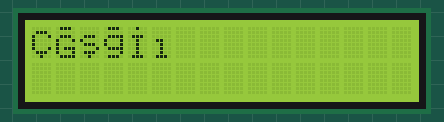
Bench run of a sketch on a simulated Arduino Uno, built with avr-gcc and run on an emulated ATmega328P. Shown: 16×2 character LCD.

Above: at 0.2 s.
At 4.2 s:
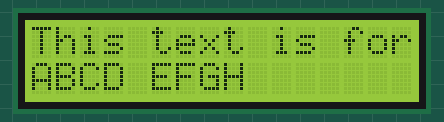
At 8.5 s:
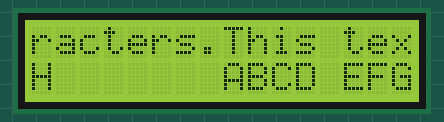
At 12.8 s:
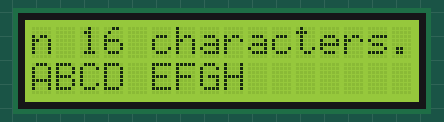
At 21.8 s:
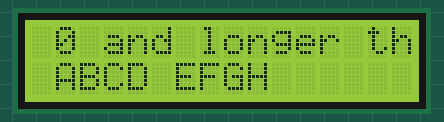
At 39.5 s:
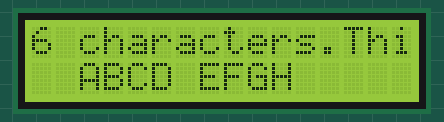

Measured:
- what the display in image 1 shows lasts 0.6 s, from 4.1 s to 4.7 s

The sketch:

code.ino
```cpp
#include <Wire.h>
#include <LiquidCrystal_I2C.h>

const bool SCROLL_FLAG = true; // Flag to enable scrolling
const int SCROLL_WAIT = 500;   // Delay between scrolling steps
char SCROLL_DIRECTION = 'R';   // Direction of scrolling ('L' for left, 'R' for right)
char LCD_ROW_1[] = "This text is for row 0 and longer than 16 characters."; // First row text
char LCD_ROW_2[] = "ABCD EFGH"; // Second row text
char result[17];  // The size of the array is desiredLength + 1
int currentCharIndex = 0; // Current index for scrolling on row 1
int currentCharIndex2 = 0; // Current index for scrolling on row 2
// Set the LCD address to 0x27 for a 16 chars and 2 line display
LiquidCrystal_I2C lcd(0x27, 16, 2);

uint8_t cTr[8] = {
      0b00000,
      0b01110,
      0b10001,
      0b10000,
      0b10000,
      0b10001,
      0b01110,
      0b00100
    };
    uint8_t GTr[8] = {
      0b01110,
      0b00000,
      0b01110,
      0b10001,
      0b10000,
      0b10111,
      0b10001,
      0b01111
    };
    uint8_t STr[8] = {
      0b00000,
      0b00000,
      0b01110,
      0b10000,
      0b01110,
      0b00001,
      0b01110,
      0b00100
    };
    uint8_t _gTr[8] = {
      0b01110,
      0b00000,
      0b01111,
      0b10001,
      0b10001,
      0b01111,
      0b00001,
      0b01110
    };
    uint8_t ITr[8] = {
      0b00100,
      0b00000,
      0b01110,
      0b00100,
      0b00100,
      0b00100,
      0b00100,
      0b01110
    };
    uint8_t _iTr[8] = {
      0b00000,
      0b00000,
      0b00000,
      0b01100,
      0b00100,
      0b00100,
      0b00100,
      0b01110
    };


// Function to add spaces to a string until it reaches the desired length
char* spaces(const char *str, int desiredLength) {
    int currentLength = strlen(str);

    // If the length of the string is greater than or equal to the desired length, copy and return
    if (currentLength >= desiredLength) {
        char *result = (char *)malloc(currentLength + 1);
        if (result == NULL) {
            Serial.println("Memory error!");
            return NULL;
        }
        strcpy(result, str);
        return result;
    }

    // Create a new string and fill it with spaces to reach the desired length
    char *result = (char *)malloc(desiredLength + 1);
    if (result == NULL) {
        Serial.println("Memory error!");
        return NULL;
    }
    strcpy(result, str); // Copy the original string
    for (int i = currentLength; i < desiredLength; i++) {
        result[i] = ' '; // Add spaces
    }
    result[desiredLength] = '\0'; // Terminate the string
    return result;
}

void setup() {
  Serial.begin(9600);
  lcd.init();                      // Initialize the LCD
  lcd.backlight();                 // Turn on backlight


  lcd.createChar(0, cTr);
  lcd.createChar(1, GTr);
  lcd.createChar(2, STr);
  lcd.createChar(3, _gTr);
  lcd.createChar(4, ITr);
  lcd.createChar(5, _iTr);

  lcd.setCursor(0, 0);

  lcd.write((byte)0);
  lcd.write((byte)1);
  lcd.write((byte)2);
  lcd.write((byte)3);
  lcd.write((byte)4);
  lcd.write((byte)5);


  delay(4000);
  // Check if the length of LCD_ROW_2 is less than 16 characters
  if(strlen(LCD_ROW_2) < 15){
    // Add spaces to LCD_ROW_2 to make it 16 characters long
    char *temp_result = spaces(LCD_ROW_2, 16);
    if(temp_result != NULL) {
      strcpy(result, temp_result);
      free(temp_result); // Free the memory allocated to temp_result to prevent memory leak
    }
  }
}

void loop() {
  // Check if scrolling is enabled
  if(SCROLL_FLAG){
    lcd.clear(); // Clear the LCD screen
    lcd.setCursor(0, 0);
    // Scroll through characters on row 1
    for(int i = 0; i < 16; i++) {
      lcd.print(LCD_ROW_1[(currentCharIndex + i) % strlen(LCD_ROW_1)]);
    }

    // Update the index for scrolling on row 1
    if (SCROLL_DIRECTION == 'L') {
      currentCharIndex = (currentCharIndex + 1) % strlen(LCD_ROW_1);
    } else if (SCROLL_DIRECTION == 'R') {
      currentCharIndex = (currentCharIndex - 1 + strlen(LCD_ROW_1)) % strlen(LCD_ROW_1);
    }

    lcd.setCursor(0, 1);

    // Scroll through characters on row 2
    for(int i = 0; i < 16; i++) {
      lcd.print(result[(currentCharIndex2 + i) % strlen(result)]);
    }

    // Update the index for scrolling on row 2
    if (SCROLL_DIRECTION == 'L') {
      currentCharIndex2 = (currentCharIndex2 + 1) % strlen(result);
    } else if (SCROLL_DIRECTION == 'R') {
      currentCharIndex2 = (currentCharIndex2 - 1 + strlen(result)) % strlen(result);
    }
    delay(SCROLL_WAIT); // Delay before the next scrolling step
  }
}
```
